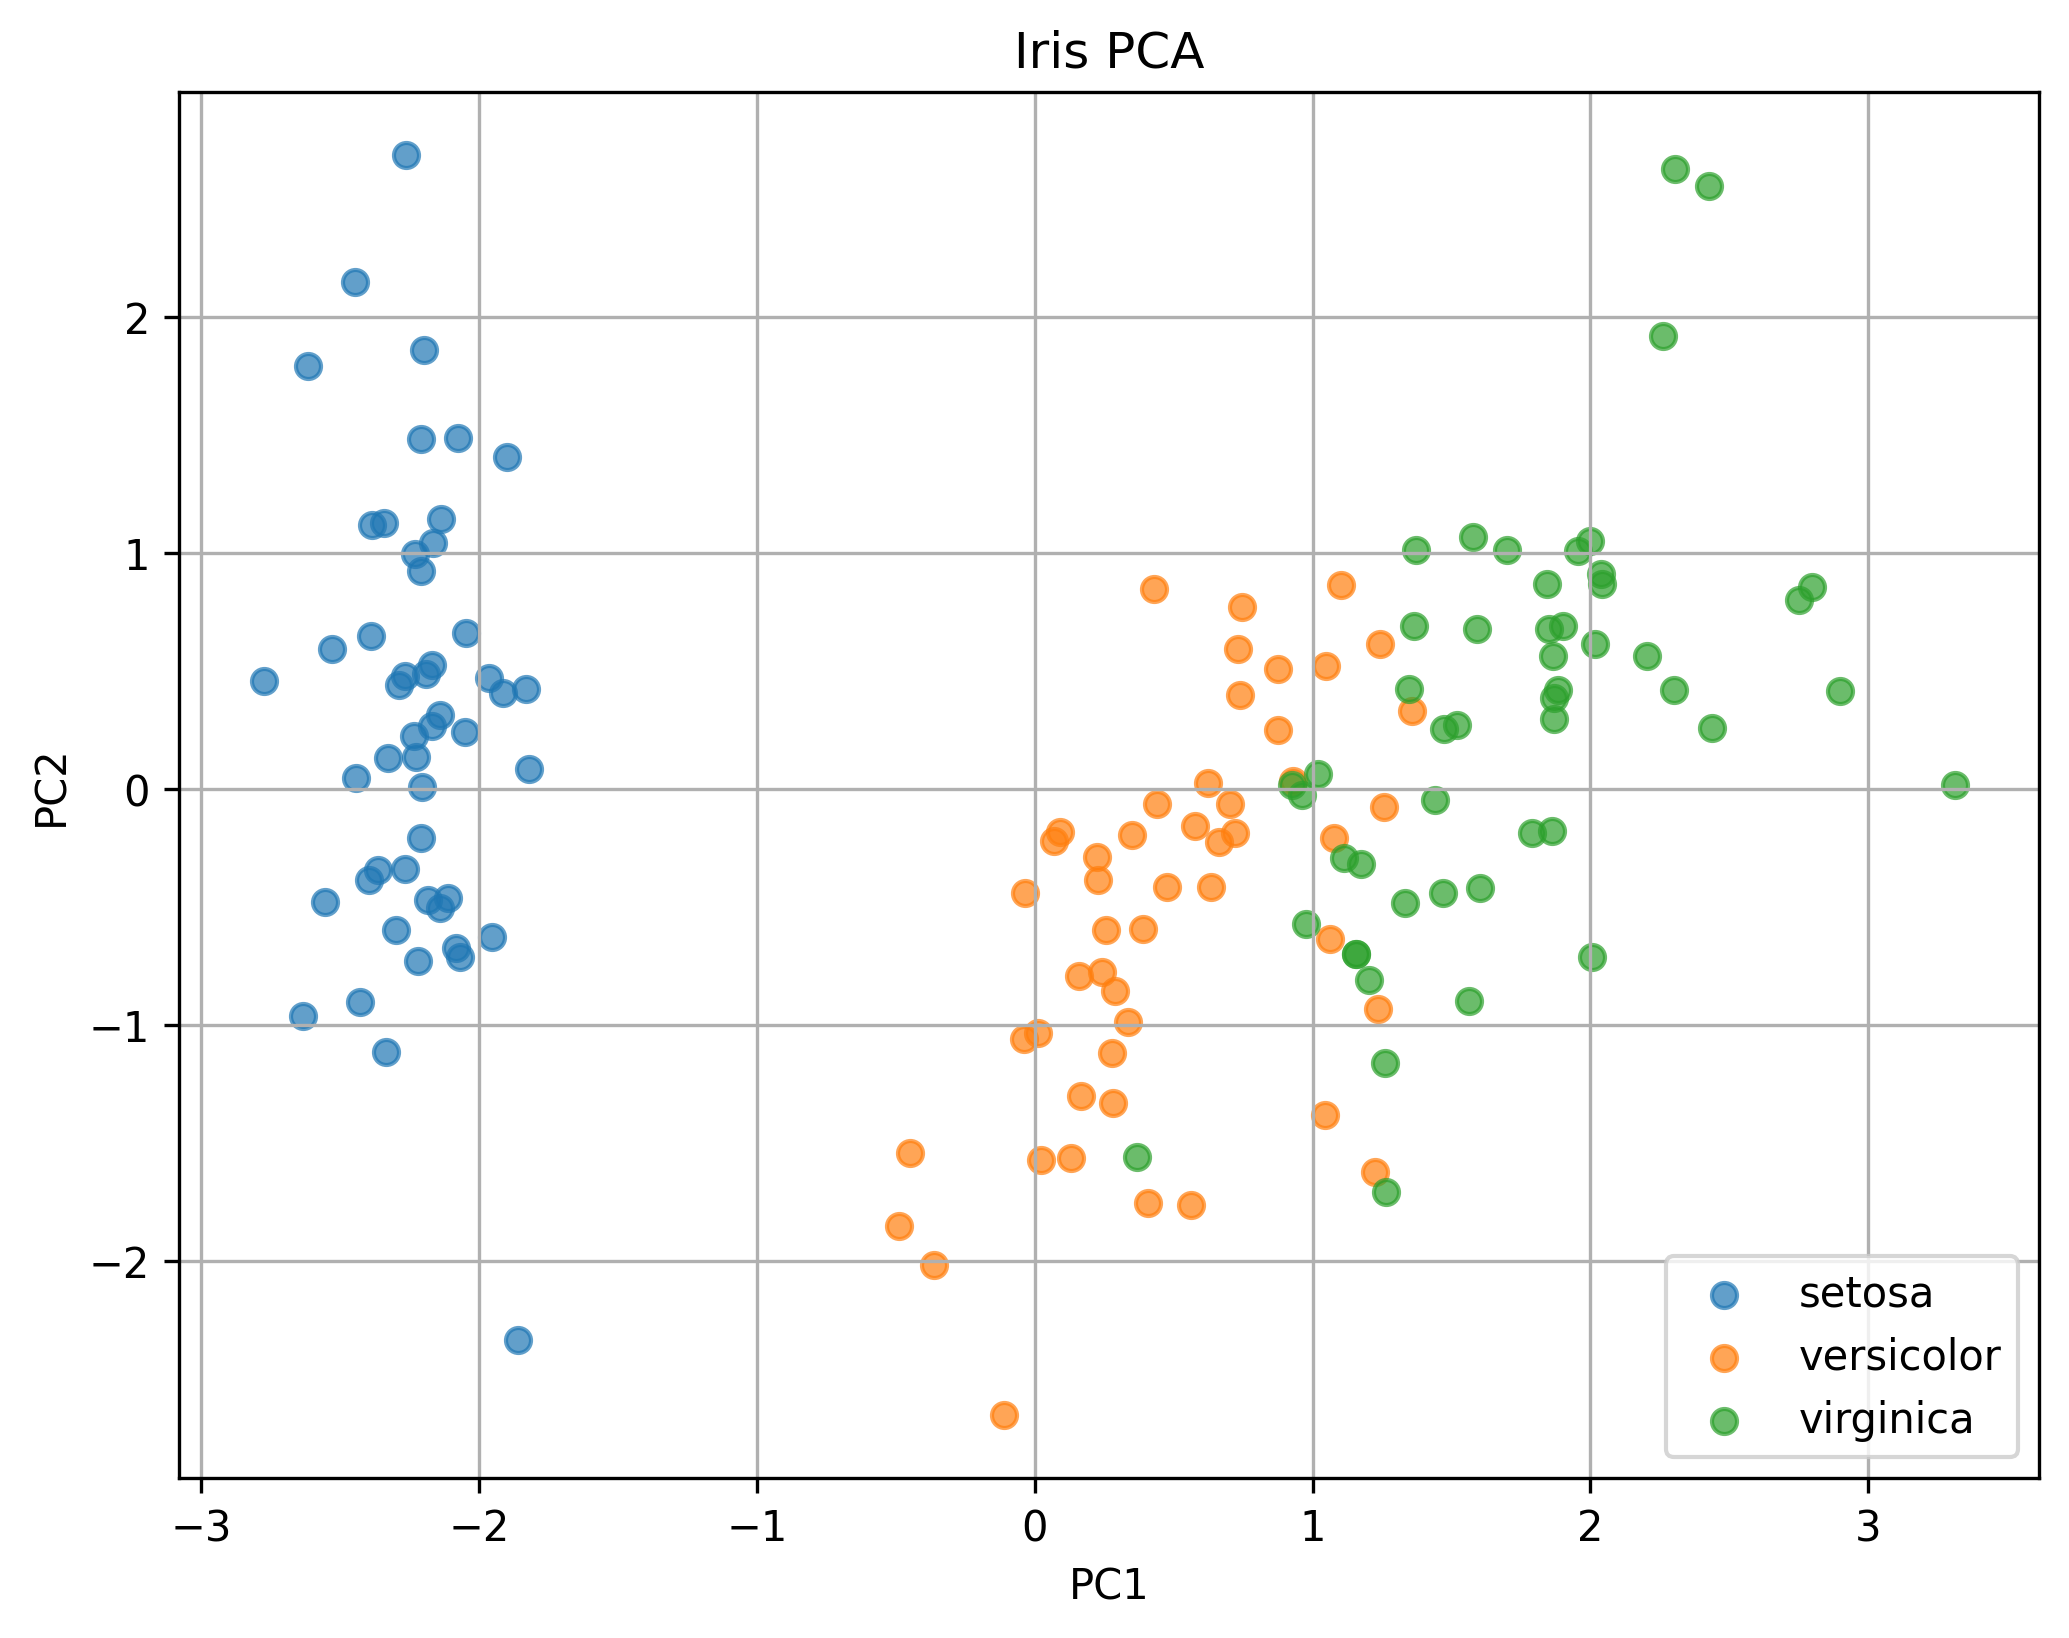

The script that saved this image:
import numpy as np
import matplotlib.pyplot as plt
from sklearn.datasets import load_iris
from sklearn.preprocessing import StandardScaler
from sklearn.decomposition import PCA

# 1. データ読み込み
iris = load_iris()
X = iris.data          # (150, 4)
y = iris.target        # 0=setosa, 1=versicolor, 2=virginica
labels = iris.target_names

# 2. 標準化（Z-score）
scaler = StandardScaler()
X_std = scaler.fit_transform(X)

# 3. PCA（2次元）
pca = PCA(n_components=2)
X_pca = pca.fit_transform(X_std)

# 4. 可視化
plt.figure(figsize=(8,6))
for c, name in zip([0,1,2], labels):
    plt.scatter(
        X_pca[y==c, 0],
        X_pca[y==c, 1],
        label=name,
        alpha=0.7
    )

plt.legend()
plt.xlabel("PC1")
plt.ylabel("PC2")
plt.title("Iris PCA")
plt.grid(True)

# --- 追加：PNG 保存 ---
plt.savefig("iris_pca.png", dpi=300, bbox_inches='tight')


# 5. 固有値（寄与率）
print("Explained variance ratio:", pca.explained_variance_ratio_)
print("Eigenvalues:", pca.explained_variance_)
print("PC1:", pca.components_[0])
print("PC2:", pca.components_[1])
